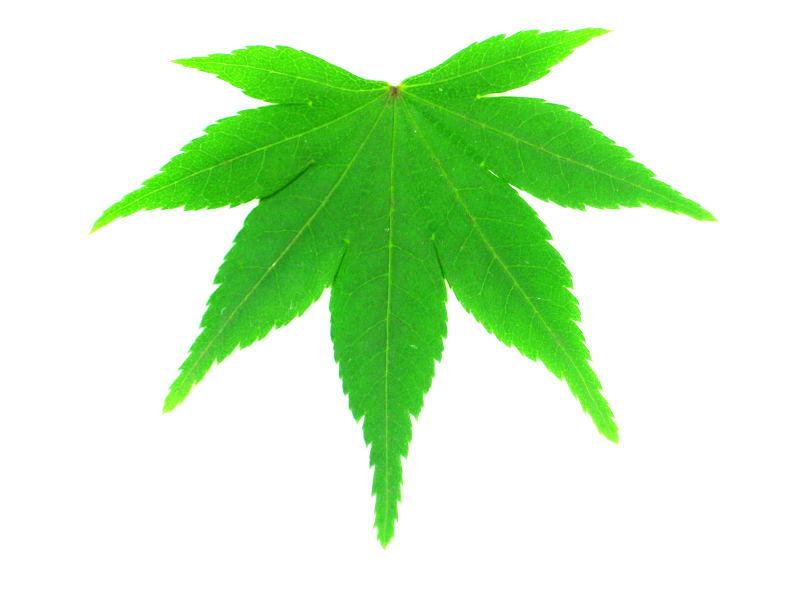
#> input picture notebooks/data/flavia_toy/acer_palmatum/1268.jpg, 1600 x 1200 px (shown at 1/2 size); its folder holds only this picture in this run
$ jupyter execute --allow-errors 'Aula 15 - Classificação de imagens.ipynb'
#> lines starting #> are read from the running program, lines starting #| are printed output that depends on the picture; after the words box and inside, x2 and y2 are one past the last pixel; in counts of white or black regions, pixels touching at a corner belong together
SIN-392 - Introdução ao Processamento Digital de Imagens (2023-1)

# Aula 15 - Classificação de imagens

Prof. João Fernando Mari ([*joaofmari.github.io*](https://joaofmari.github.io/))

---

## Importando as bibliotecas
---

[cell 1]
import os

import numpy as np
from skimage import util, transform, filters, color, measure, morphology
from sklearn import model_selection, neighbors, metrics, preprocessing

import matplotlib.pyplot as plt
import seaborn as sns
import pandas as pd

### %matplotlib notebook
### %matplotlib widget

## O conjunto de dados (dataset)
---
* Flavia leaf dataset:
    * Um dataset contendo imagens de folhas
    * http://flavia.sourceforge.net/
    * 1,907 imagens
    * 33 classes

### Versão reduzida do Flavia dataset

* Only 3 of the 33 classes (all images in these classes)
    * ```data/flavia```
* Only 6 images in each of the 3 classes
    * ```data/flavia_toy```

[cell 2]
# 3 classes - all images in these classes
ds_path = 'data/flavia_toy'

# 3 classes - 6 images per class
#### ds_path = 'data/flavia_toy2'

[cell 3]
print(ds_path)

## Carregando as imagens do dataset

[cell 4]
# List of all folders in the folder 'ds_path' (classes)
classes_list = os.listdir(ds_path)

# List of all images in the dataset
image_list = []
# Lista of the image labels
label_list = []

# List of the image names
filename_list_ = []

# Iterate along the classes of the dataset
for classe in classes_list:

    # List of all images in the folder for this class
    filename_list = os.listdir(os.path.join(ds_path, classe))

    filename_list.sort()

    # Iterate along the files in the current folder
    for filename in filename_list:
        # Load the image
        img_temp = plt.imread(os.path.join(ds_path, classe, filename))
#> img_temp is the input picture: shape (1200, 1600, 3); mean R, G, B 205.5, 239, 197.1

        # Redimensiona a imagem para 1/4 do tamanho original
        img_temp = transform.resize(img_temp, (img_temp.shape[0]//4, img_temp.shape[1]//4), anti_aliasing=True)
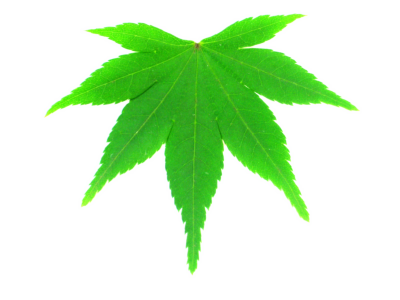
#> img_temp: shape (300, 400, 3) float64; mean R, G, B 0.806, 0.937, 0.773

        # Append the image to a list
        image_list.append(img_temp)
        # Append the label to a list
        label_list.append(classe)
        # Append the file name to a list (for visualization purposes)
        filename_list_.append(filename)
#> pass 2 of the loop `for classe in classes_list:`:
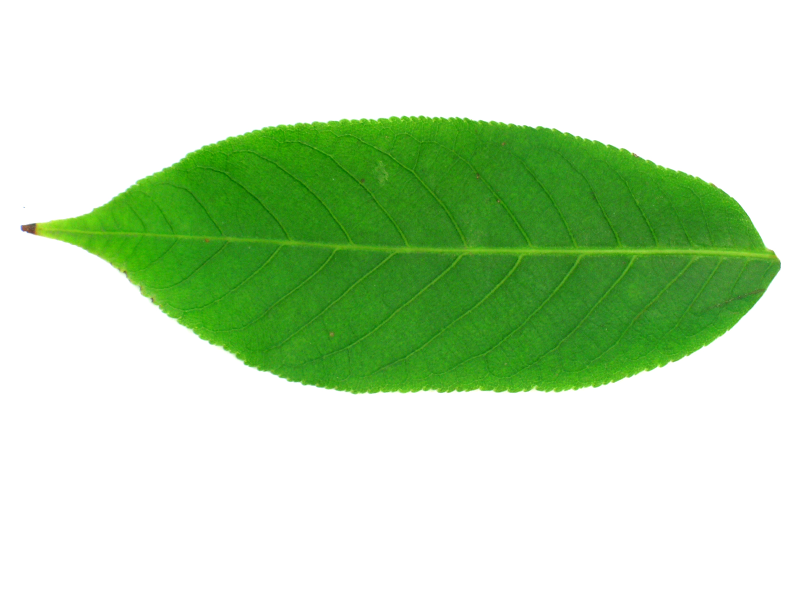
#> input picture notebooks/data/flavia_toy/aesculus_chinensis/1061.jpg, 1600 x 1200 px (shown at 1/2 size)
#> img_temp is the input picture: shape (1200, 1600, 3); mean R, G, B 194.4, 222.4, 185
#> `img_temp = transform.resize(img_temp, (img_temp.shape[0]//4, img_temp...`:
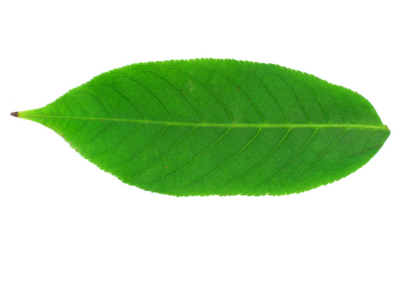
#> img_temp: shape (300, 400, 3) float64; mean R, G, B 0.762, 0.872, 0.726

# Convert list to NumPy array
label_list = np.array(label_list)

# List with the image labels.
print(label_list)

### Plotando as imagens do dataset

* Plotting the N first images for each class.
* Important to start understanding the dataset.

[cell 5]
# Select the first N images from each class.
N = 6
image_list_temp = []
filename_list_temp = []

# Iterate along the classes
#> (the rest of this cell did not finish here and is left out)

[cell 6]
fig, ax  = plt.subplots(3, 6, figsize=(9, 5))

for i, (image, filename) in enumerate(zip(image_list_temp, filename_list_temp)):
    ax[i//6, i%6].imshow(image, vmin=0, vmax=255)
    ax[i//6, i%6].set_title(str(filename))
    ax[i//6, i%6].axis('off')
#> this loop made 2 passes
#> filename on passes 1 to 2: '1268.jpg', '1061.jpg'

fig.tight_layout()
plt.show()
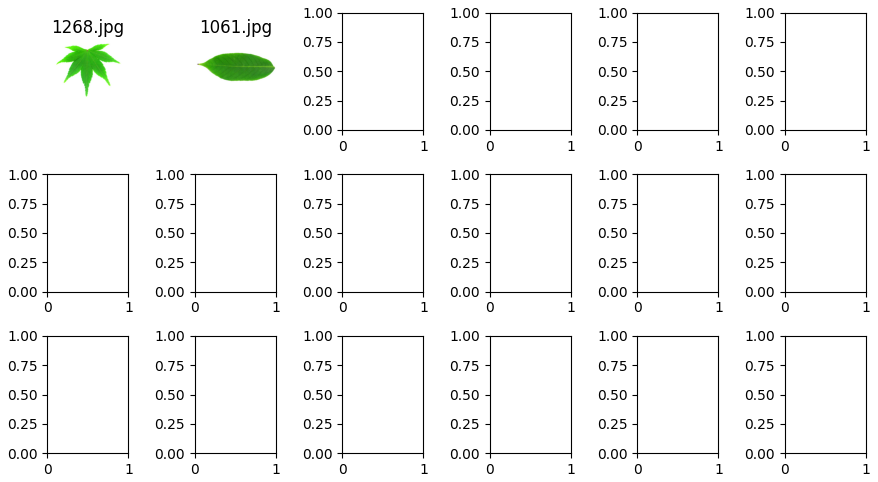
#> figure drawn by matplotlib, 2 panels

## Extracting some features from images
----
* Vamos extrair algumas caracteristicas de forma dos objetos nas imagens.
    * Área, maior eixo, menor eixo, solidez e ecentricidade.
* Para isso, primeiramente é necessário segmentar as folhas presentes na imagem.
    1. Converter o tipo de dados da imagem para float;
    2. Converter a imagem de RGB para níveis de cinza;
    3. Segmentar a imagem usando o método de Otsu;
    4. Remover artefatos resultantes da segmentação com tamanho menor do que 10.000 pixels.

[cell 7]
# Nomes das caracteristicas computadas
features = ['area', 'major_axis', 'minor_axis', 'solidity', 'eccentricity']

[cell 8]
# 2D array with the images features
# Each line stores information about an image. Each column stores one feature.
# [ [area, major_axis, minor_axis, solidity, eccentricity] ]
feature_mat = []

# Lista com as imagens segmentadas (binárias)
seg_list = []
# Lista com os rótulos das imagens
list_label = []

for i, (image, label) in enumerate(zip(image_list, label_list)):
    ### print('Imagem {} - classe {}'.format(i, label))

    # Adiciona o rótulos (label) da imagem à lista
    list_label.append(label)

    # Image segmentation
    # --------------------------------------------------
    # Convert the image data type to float
    img_float = util.img_as_float(image)
    ### print(img_float.shape, img_float.min(), img_float.max())

    # Convert to intensity image (gray level)
    img_float = color.rgb2gray(img_float)

    # Segmentação por limiarização usando Otsu
    img_seg = img_float < filters.threshold_otsu(img_float)
    ### print(img_seg.shape, img_seg.min(), img_seg.max())

    # Remove objetos na imagem com menos de N pixels.
    img_seg = morphology.remove_small_objects(img_seg, 10000)

    # Append the segmented image to a list
    seg_list.append(img_seg)

    # Generate a label image
    im_lbl = measure.label(img_seg)

    # Calcula uma lista de propriedades (caracteristicas) dos objetos na imagem
    props = measure.regionprops(im_lbl)
    ### print(len(props))

    if len(props) != 1:
        print(f'Segmentation ERROR: {len(props)}')
        continue

    # Iterate along the computed feartures
    for prop in props:
        # Prop. 0: Area
        area = prop.area
        # Prop. 1: Maior eixo
        major_axis = prop.major_axis_length
        # Prop. 2: Menor eixo
        minor_axis = prop.minor_axis_length
        # Prop. 3: Solidez
        solidity = prop.solidity
        # Prop. 4: Excentricidade
        eccentricity = prop.eccentricity

        # Monta o vetor de caracteristicas deste objeto.
        feature_list = [area, major_axis, minor_axis, solidity, eccentricity]

    # Adiciona as caracteristicas desta imagem na matriz de caracteristicas
    feature_mat.append(feature_list)
#> this loop made 2 passes
#> label on passes 1 to 2: 'acer_palmatum', 'aesculus_chinensis'
#> pass 1, `img_float = color.rgb2gray(img_float)`:
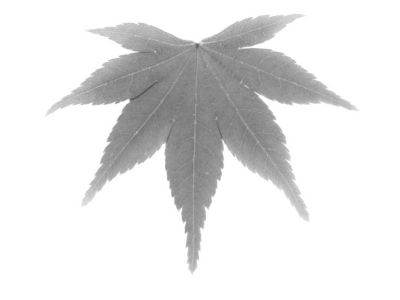
#> img_float: shape (300, 400) float64; min 0.336, max 1, mean 0.898
#> pass 1, `img_seg = img_float < filters.threshold_otsu(img_float)`:
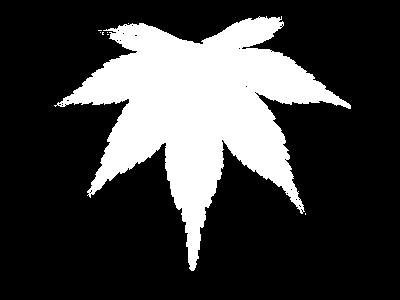
#> img_seg: shape (300, 400) bool; 24.5% white; 8 white regions (7 under 20 px), largest, box (x1, y1, x2, y2) and area: (54, 16, 351, 271) 29343
#> after the loop:
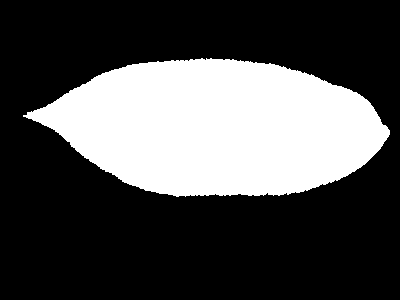
#> im_lbl: shape (300, 400) int32; values 0 (black) and 1 (white), 30.2% white; 1 white region, box (x1, y1, x2, y2) and area: (23, 58, 390, 197) 36193
#> after the loop:
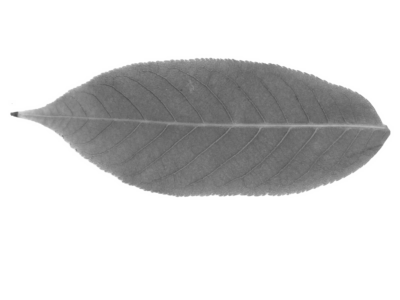
#> img_float: shape (300, 400) float64; min 0.316, max 1, mean 0.838
#> after the loop, feature_mat = [[29335, 232.2, 199.5, 0.556, 0.511], [36193, 337.5, 137.1, 0.975, 0.914]]; list_label = ['acer_palmatum', 'aesculus_chinensis']; seg_list = 2 items

[cell 9]
# Converte a lista de caracteristicas para um arranjo NumPy
feature_mat = np.array(feature_mat)

# Shape of the feature_mat.
# Each row is a sample (image), and each column is a feature.
print(feature_mat.shape)
#| (2, 5)

[cell 10]
# Algumas estatisticas sobre o conjunto de caracteristicas
with np.printoptions(precision=4, suppress=True):
    print(feature_mat.min(0))
#| [29335.       232.1757   137.1275     0.5558     0.5115]
    print(feature_mat.max(0))
#| [36193.       337.5449   199.5064     0.9752     0.9138]
    print(feature_mat.mean(0))
#| [32764.       284.8603   168.317      0.7655     0.7126]
    print(feature_mat.std(0))
#| [3429.       52.6846   31.1894    0.2097    0.2011]

### Plotting some segmented images from each class
* Plotando um subconjunto de imagens segmentadas de cada classe

[cell 11]
# Seleciona apenas as primeiras N imagens de cada classe
seg_list_temp = []
filename_list_temp = []

# Itera pelo número de classes
#> (the rest of this cell did not finish here and is left out)

[cell 12]
fig, ax  = plt.subplots(3, 6, figsize=(9, 6))

for i, (image, filename) in enumerate(zip(seg_list_temp, filename_list_temp)):
    ax[i//6, i%6].imshow(image, cmap='gray')
    ax[i//6, i%6].set_title(str(filename))
    ax[i//6, i%6].axis('off')

fig.tight_layout()
plt.show()

### Plotando as caracteristicas computadas

[cell 13]
df = pd.DataFrame(feature_mat, columns=features)
#> df = table of 2 rows and 5 columns

df['class'] = label_list

### print(df)
display(df)

[cell 14]
g = sns.PairGrid(df, hue='class', vars=features)
g.fig.set_size_inches(8, 8)
g.map_diag(sns.histplot)
g.map_offdiag(sns.scatterplot)
g.add_legend()
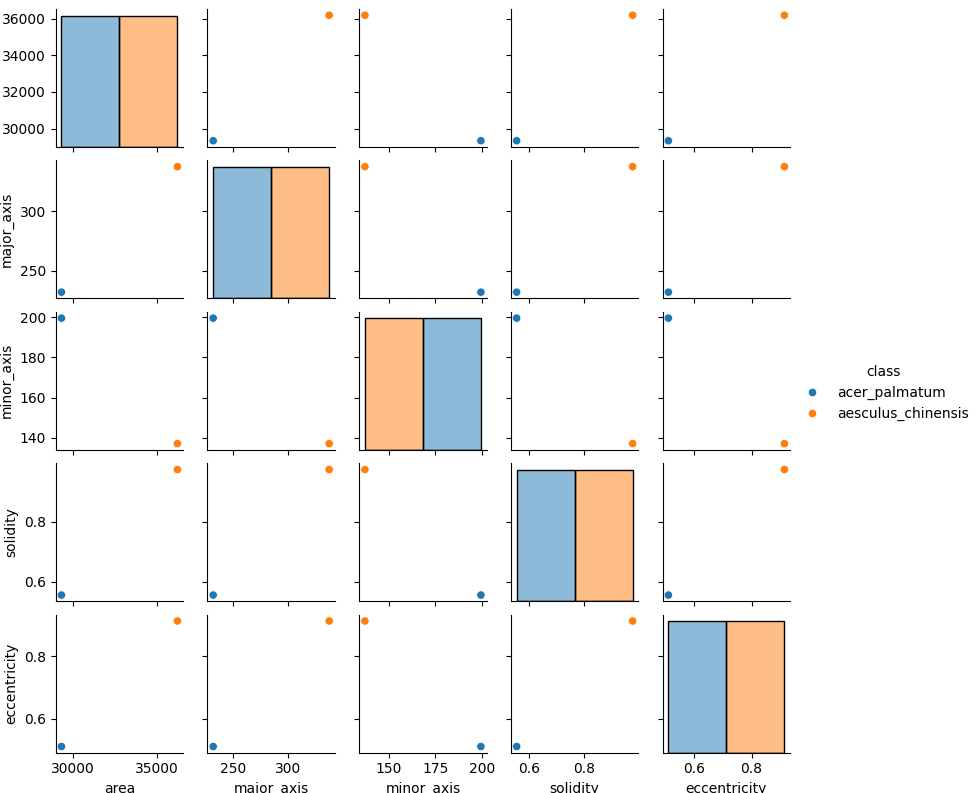
#> figure drawn by matplotlib, 25 panels

## Cross-validation - Hold-out
---

* Separa o conjunto de dados em subconjuntos para treino, validação e testes.
    * Neste exemplo, por motivos de simplificação, vamos dividir apenas em treino e testes.

[cell 15]
# Selecionamos apenas duas caracteristicas: Área e maior-eixo
feature_mat_ok = feature_mat[:,0:2]
#> feature_mat_ok = [[29335, 232.2], [36193, 337.5]]

[cell 16]
# Separa o conjunto de dados em 'feature_mat_ok', de acordo com 'label_list'.
# 30% das imagens vão para o conjunto de testes.
X_train, X_test, y_train, y_test = model_selection.train_test_split(feature_mat_ok,
                                                                    label_list,
                                                                    test_size=0.3,
                                                                    random_state=42)
#> X_train = [[29335, 232.2]]; X_test = [[36193, 337.5]]

[cell 17]
print(len(X_train))
#| 1
print(len(X_test))
#| 1

### Feature normalization

* As características obtidas podem apresentar faixas de valores muito diferentes.
    * Isso pode dificultar o treinamento do modelo.
    * Neste exemplo, a faixa de valores da 'area' vai de 17.644 até 62.862, aproximadamente, já a faixa de valores da circularidade vai de 0,0 até 1,0.
* A normalização transforma as características de forma que elas estejam em faixas de valores equivalentes.
* A ```transformada normal de características``` ou ```Standard Scaler``` consiste em subtrair a média do conjunto de dados e, em seguida, dividir pelo desvio padrão.
    * A transformada normal de características gera um conjunto de dados com média 0 e desvio padrão 1.
* A normalização **não** deve ser realizada sobre todo o conjunto de dados.
    * A normalização deve ser realizada **após** a divisão do conjunto para a validação cruzada.
    * O conjunto de testes não deve ser acessado, nem direta nem indiretamente, durante o treinamento ou durante o ajuste de hiperparâmetros.
    * A normalização do conjunto de treinamento, de validação e de testes deve ser realizado usando a média e o desvio padrão do conjunto de treinamento.

[cell 18]
# Média das caracteristicas do conjunto de treinamento
X_train_mean = X_train.mean(0)
#> X_train_mean = [29335, 232.2]
# Desvio padrão das caracteristicas do conjunto de treinamento
X_train_std = X_train.std(0)
#> X_train_std = [0, 0]

with np.printoptions(precision=4, suppress=True):
    print(X_train.mean(0))
#| [29335.       232.1757]
    print(X_train.std(0))
#| [0. 0.]

[cell 19]
# Transformada Normal de Caracteristicas
X_train_norm = (X_train - X_train_mean) / X_train_std
#> X_train_norm = [[nan, nan]]
X_test_norm = (X_test - X_train_mean) / X_train_std
#> X_test_norm = [[inf, inf]]

with np.printoptions(precision=4, suppress=True):
    print(X_train_norm.mean(0))
#| [nan nan]
    print(X_test_norm.mean(0))
#| [inf inf]
    print(X_train_norm.std(0))
#| [nan nan]
    print(X_test_norm.std(0))
#| [nan nan]
